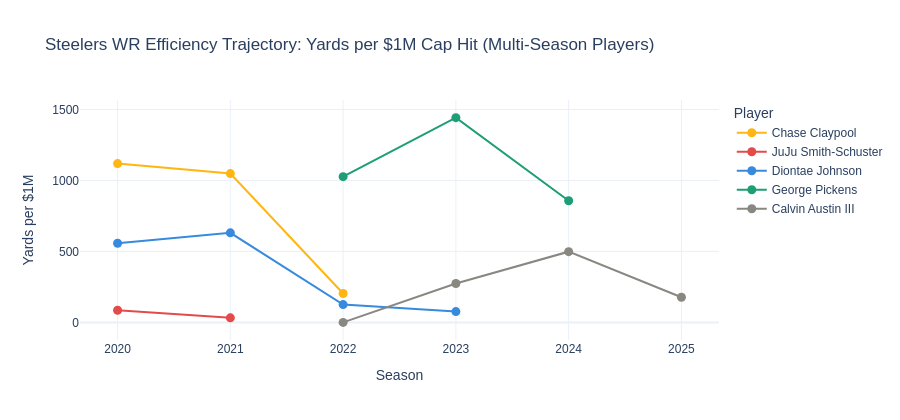

The notebook cell this image was saved under:
### Markdown cell above
## 7. Visualization 4 — The Steelers' Recurring Pattern

Track individual Steelers WRs across their seasons in Pittsburgh.

### Code cell
# Players with 2+ Steelers seasons
pit_multi = pit.groupby('name').filter(lambda x: len(x) >= 2)

fig4 = px.line(
    pit_multi,
    x='year', y='yards_per_cap_m',
    color='name',
    markers=True,
    title='Steelers WR Efficiency Trajectory: Yards per $1M Cap Hit (Multi-Season Players)',
    labels={'yards_per_cap_m': 'Yards per $1M', 'year': 'Season'},
    template='plotly_white',
    height=420,
    color_discrete_sequence=['#FFB612','#E24B4A','#378ADD','#1D9E75','#888780','#7F77DD']
)
fig4.update_traces(line_width=2, marker_size=9)
fig4.update_layout(legend_title='Player', font=dict(family='Arial', size=12))
fig4.show()

print('\nPattern to note: Diontae Johnson hit peak efficiency on a rookie deal (2020–2021),'
      ' then dropped sharply after signing his extension. This is the Steelers\' core WR problem.')

### Figure 1 — Plotly figure (JSON) as saved in the notebook; plotly's stock layout.template omitted (floating-point values rounded to 4 significant figures)
{"data": [{"hovertemplate": "name=Chase Claypool<br>Season=%{x}<br>Yards per $1M=%{y}<extra></extra>", "legendgroup": "Chase Claypool", "line": {"color": "#FFB612", "dash": "solid", "width": 2}, "marker": {"size": 9, "symbol": "circle"}, "mode": "lines+markers", "name": "Chase Claypool", "orientation": "v", "showlegend": true, "type": "scatter", "x": [2020, 2021, 2022], "xaxis": "x", "y": [1119.0, 1049.0, 203.7], "yaxis": "y"}, {"hovertemplate": "name=JuJu Smith-Schuster<br>Season=%{x}<br>Yards per $1M=%{y}<extra></extra>", "legendgroup": "JuJu Smith-Schuster", "line": {"color": "#E24B4A", "dash": "solid", "width": 2}, "marker": {"size": 9, "symbol": "circle"}, "mode": "lines+markers", "name": "JuJu Smith-Schuster", "orientation": "v", "showlegend": true, "type": "scatter", "x": [2020, 2021], "xaxis": "x", "y": [85.2, 32.2], "yaxis": "y"}, {"hovertemplate": "name=Diontae Johnson<br>Season=%{x}<br>Yards per $1M=%{y}<extra></extra>", "legendgroup": "Diontae Johnson", "line": {"color": "#378ADD", "dash": "solid", "width": 2}, "marker": {"size": 9, "symbol": "circle"}, "mode": "lines+markers", "name": "Diontae Johnson", "orientation": "v", "showlegend": true, "type": "scatter", "x": [2020, 2021, 2022, 2023], "xaxis": "x", "y": [557.7, 631.0, 125.4, 76.1], "yaxis": "y"}, {"hovertemplate": "name=George Pickens<br>Season=%{x}<br>Yards per $1M=%{y}<extra></extra>", "legendgroup": "George Pickens", "line": {"color": "#1D9E75", "dash": "solid", "width": 2}, "marker": {"size": 9, "symbol": "circle"}, "mode": "lines+markers", "name": "George Pickens", "orientation": "v", "showlegend": true, "type": "scatter", "x": [2022, 2023, 2024], "xaxis": "x", "y": [1027.0, 1443.0, 857.1], "yaxis": "y"}, {"hovertemplate": "name=Calvin Austin III<br>Season=%{x}<br>Yards per $1M=%{y}<extra></extra>", "legendgroup": "Calvin Austin III", "line": {"color": "#888780", "dash": "solid", "width": 2}, "marker": {"size": 9, "symbol": "circle"}, "mode": "lines+markers", "name": "Calvin Austin III", "orientation": "v", "showlegend": true, "type": "scatter", "x": [2022, 2023, 2024, 2025], "xaxis": "x", "y": [0.0, 274.0, 498.2, 177.3], "yaxis": "y"}], "layout": {"font": {"family": "Arial", "size": 12}, "height": 420, "legend": {"title": {"text": "Player"}, "tracegroupgap": 0}, "title": {"text": "Steelers WR Efficiency Trajectory: Yards per $1M Cap Hit (Multi-Season Players)"}, "xaxis": {"anchor": "y", "domain": [0, 1], "title": {"text": "Season"}}, "yaxis": {"anchor": "x", "domain": [0, 1], "title": {"text": "Yards per $1M"}}}}
